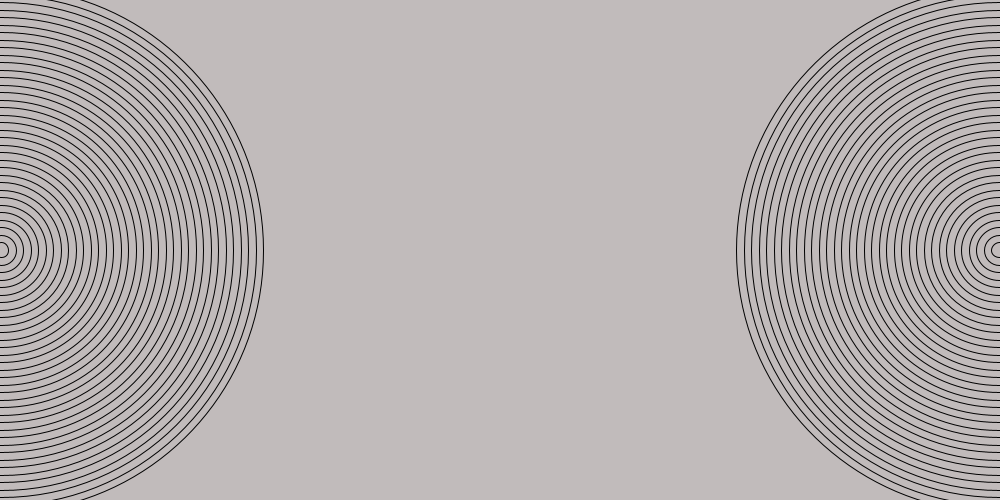
Frame 1 (no input)
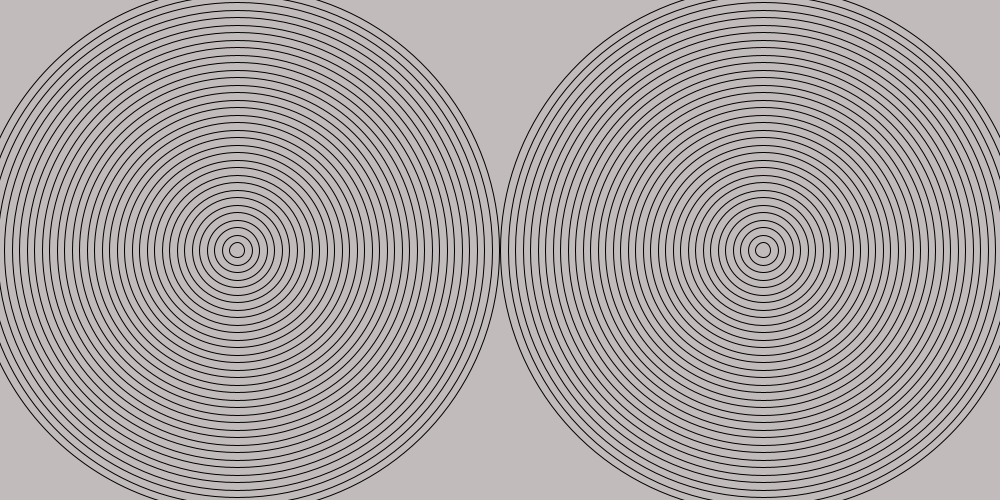
Frame 60 (the mouse pressed at the canvas centre just before this capture)
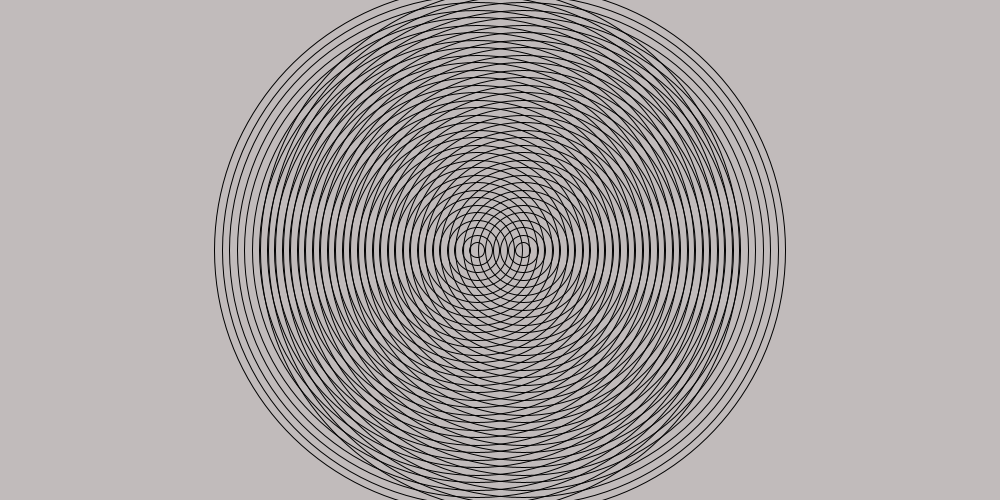
Frame 120 (the mouse held since frame 60 and released just before this capture)

The Processing sketch that drew these frames (run headless with seeded random() and noise(); from frame 60 on, the mouse is pressed at the canvas centre):

// Processing sketch: amazing_rings
// ── amazing_rings.pde
int x = 1;
int x2 = 999;
int speed = 4;
void setup(){
    size(1000, 500);
}
void draw(){
background(#C1BBBB);
noFill();
  for(int i=35; i>0; i--){
      ellipse(x, 250, i*15, i*15);
    }
  for(int i=35; i>0; i--){
      ellipse(x2, 250, i*15, i*15);
    }
x+=speed;
x2-=speed;
if(x<=0){
speed=-speed;
}else if(x>=1000){
  speed=-speed;
}
}
